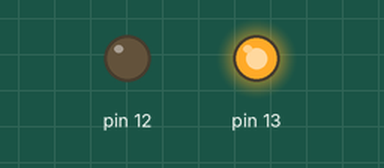
Recording of a sketch running on a simulated Arduino Uno, built with avr-gcc and run on an emulated ATmega328P. Parts: output pins drawn as LEDs (lit = HIGH).

Above: at 0.1 s.
Timing chart, 0 to 1.6 s (numbered marks = the images above):
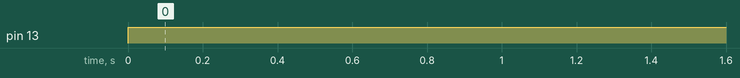

The sketch:

Frimware_E01.ino
```cpp
//" ¡No copies y pegues el código, analízalo e inspirate en el! "

/*************************************************************************
 *   Copyright (C) 2023 Jesús Camarena                                   *
 *   jesus.garzacmn@uanl.edu.mx                                          *
 *   Licencia: Attribution-NonCommercial-ShareAlike 3.0(CC-BY-NC-SA 3.0) *
 *   https://creativecommons.org/licenses/by-nc-sa/3.0/                  *
 *                                                                       *
 *   Ejemplo:                                                            *
 *   Dispositivo: Arduino UNO                                            *
 *   Lenguaje: Arduino                                                   *
 *   Rev: 1.0                                                            *
 *                                                     Fecha: 15/03/23   *
 ************************************************************************/

//-------------setup()--------------------//
void setup()
{
  //--Outputs
  pinMode(13,OUTPUT);
  pinMode(12,OUTPUT);
}//Fin setup

//-------------loop()--------------------//
void loop()
{
    digitalWrite(13,HIGH);
    digitalWrite(12,LOW);
}//Fin loop
```

Measured:
- by itself, pin 13: LOW → HIGH at 0.00 s
